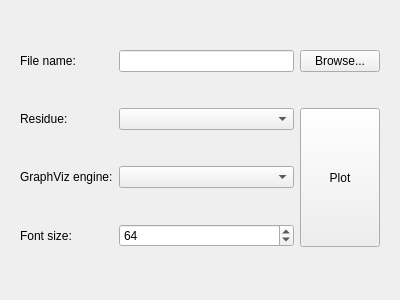
<?xml version="1.0" encoding="UTF-8"?>
<ui version="4.0">
    <class>Form</class>
    <widget class="QWidget" name="Form">
        <property name="geometry">
            <rect>
                <x>0</x>
                <y>0</y>
                <width>400</width>
                <height>300</height>
            </rect>
        </property>
        <property name="windowTitle">
            <string>Residue browser</string>
        </property>
        <layout class="QVBoxLayout" name="verticalLayout">
            <item>
                <widget class="QWidget" name="widget" native="true">
                    <layout class="QGridLayout" name="gridLayout">
                        <item row="2" column="0">
                            <widget class="QLabel" name="label_3">
                                <property name="text">
                                    <string>GraphViz engine:</string>
                                </property>
                            </widget>
                        </item>
                        <item row="1" column="0">
                            <widget class="QLabel" name="label_2">
                                <property name="text">
                                    <string>Residue:</string>
                                </property>
                            </widget>
                        </item>
                        <item row="2" column="1">
                            <widget class="QComboBox" name="engineComboBox"/>
                        </item>
                        <item row="1" column="1">
                            <widget class="QComboBox" name="residueComboBox"/>
                        </item>
                        <item row="0" column="1">
                            <widget class="QLineEdit" name="filenameLineEdit">
                                <property name="readOnly">
                                    <bool>true</bool>
                                </property>
                            </widget>
                        </item>
                        <item row="0" column="2">
                            <widget class="QPushButton" name="browsePushButton">
                                <property name="text">
                                    <string>Browse...</string>
                                </property>
                            </widget>
                        </item>
                        <item row="0" column="0">
                            <widget class="QLabel" name="label">
                                <property name="text">
                                    <string>File name:</string>
                                </property>
                            </widget>
                        </item>
                        <item row="3" column="0">
                            <widget class="QLabel" name="label_4">
                                <property name="text">
                                    <string>Font size:</string>
                                </property>
                            </widget>
                        </item>
                        <item row="3" column="1">
                            <widget class="QSpinBox" name="fontSizeSpinBox">
                                <property name="maximum">
                                    <number>1000</number>
                                </property>
                                <property name="value">
                                    <number>64</number>
                                </property>
                            </widget>
                        </item>
                        <item row="1" column="2" rowspan="3">
                            <widget class="QPushButton" name="plotPushButton">
                                <property name="sizePolicy">
                                    <sizepolicy hsizetype="Minimum" vsizetype="Minimum">
                                        <horstretch>0</horstretch>
                                        <verstretch>0</verstretch>
                                    </sizepolicy>
                                </property>
                                <property name="text">
                                    <string>Plot</string>
                                </property>
                            </widget>
                        </item>
                    </layout>
                </widget>
            </item>
        </layout>
    </widget>
    <resources/>
    <connections/>
</ui>
